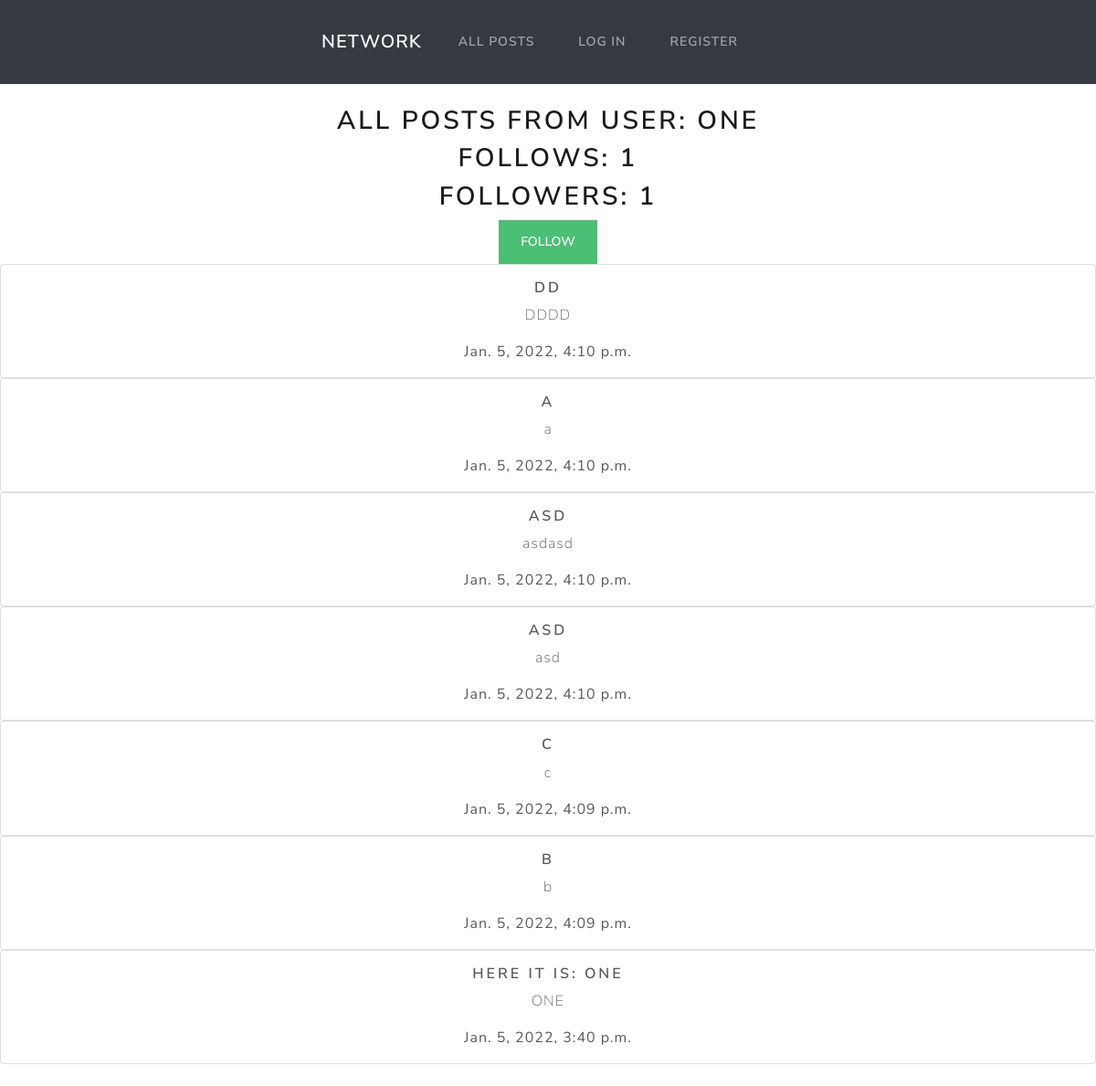
The page /profile/one on the database its author committed.
### network/models.py (models this page shows, shortened)
class User(AbstractUser):
    pass

class Post(models.Model):
    owner = models.ForeignKey(User, on_delete=CASCADE)
    title = models.CharField(max_length=200)
    content = models.TextField(null=True, blank=True)
    date = models.DateTimeField(auto_now_add=True)
    likes = models.IntegerField()
    likefrom = models.ManyToManyField(User, blank = True, related_name='likeform')

### network/views.py (the view)
# urls.py: path("profile/<str:pk>", views.profileCheck, name="profileCheck"),
def profileCheck(request, pk):
        profile = User.objects.get(username=pk)
        all_follow = profile.profile.follower.all()
        already_follow = None
        for fol in all_follow:
            if fol == request.user:
                already_follow = True
            else:
                already_follow = False
        current = request.GET.get('user')
        loguser = request.user
        return render(request, "network/profile.html",{
            'already_follow' : already_follow,
            'profile' : profile,
            'current' : current,
            'loguser' : loguser,
            })

### network/templates/network/profile.html (shortened to what this page needs)
{% extends "network/layout.html" %}
{% block body %}
<div class="text-center my-4">
  <h2>All posts from user: {{ profile}} </h2>
  <h2>Follows: {{profile.follower.all.count}}</h2>
  <h2>Followers: {{profile.follows.all.count}}</h2>
  {% if loguser != profile %}
  {% if not already_follow %}
  <form action="{% url 'following' profile %}" method="POST">
    <input type="submit" class="btn btn-success" name="" value="Follow" id="">
  </form>
  {% else %}
  <form action="{% url 'unfollowing' profile %}" method="POST">
    {% csrf_token %}
    <input type="submit" class="btn btn-danger" name="" value="Unfollow" id="">
  </form>
  {% endif %}
  {% endif %}
  {% for post in profile.post_set.all|dictsortreversed:"date"  %}
  <div class="card">
    <div class="card-body">
      <h5 class="card-title"> {{ post.title }}</h5>
      <p class="card-text"> {{ post.content }} </p>
      <p class="card-text"> <b> {{post.date}} </b> </p>
    </div>
  </div>
  {% endfor %}
</div>
{% endblock %}

### rows shown on the page
User: username "ONE", follower.all.count "1", follows.all.count "1"
Post: title "DD", content "DDDD", date "Jan. 5, 2022, 4:10 p.m."
Post: title "A", content "a", date "Jan. 5, 2022, 4:10 p.m."
Post: title "ASD", content "asdasd", date "Jan. 5, 2022, 4:10 p.m."
Post: title "ASD", content "asd", date "Jan. 5, 2022, 4:10 p.m."
Post: title "C", content "c", date "Jan. 5, 2022, 4:09 p.m."
Post: title "B", content "b", date "Jan. 5, 2022, 4:09 p.m."
Post: title "HERE IT IS: ONE", content "ONE", date "Jan. 5, 2022, 3:40 p.m."
